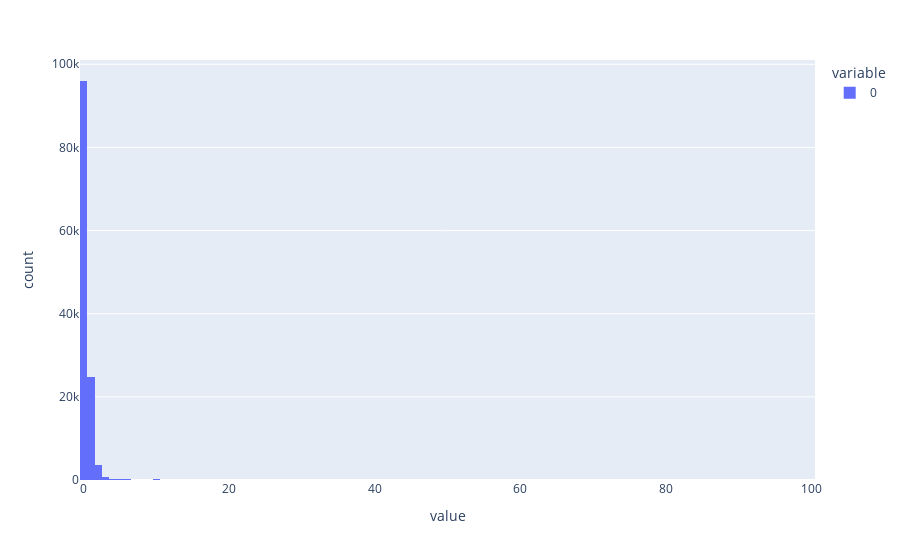

Notebook code for this chart:
### Code cell
fig = px.histogram(result)
fig.show()

### Figure 1 — Plotly figure (JSON) as saved in the notebook; plotly's stock layout.template omitted (floating-point values rounded to 4 significant figures; data arrays with more than 128 entries replaced by an {"elided": "..."} marker saying what was removed)
{"data": [{"alignmentgroup": "True", "bingroup": "x", "hovertemplate": "variable=0<br>value=%{x}<br>count=%{y}<extra></extra>", "legendgroup": "0", "marker": {"color": "#636efa", "pattern": {"shape": ""}}, "name": "0", "offsetgroup": "0", "orientation": "v", "showlegend": true, "type": "histogram", "x": {"elided": "126025 int values"}, "xaxis": "x", "yaxis": "y"}], "layout": {"barmode": "relative", "legend": {"title": {"text": "variable"}, "tracegroupgap": 0}, "margin": {"t": 60}, "xaxis": {"anchor": "y", "domain": [0, 1], "title": {"text": "value"}}, "yaxis": {"anchor": "x", "domain": [0, 1], "title": {"text": "count"}}}}
